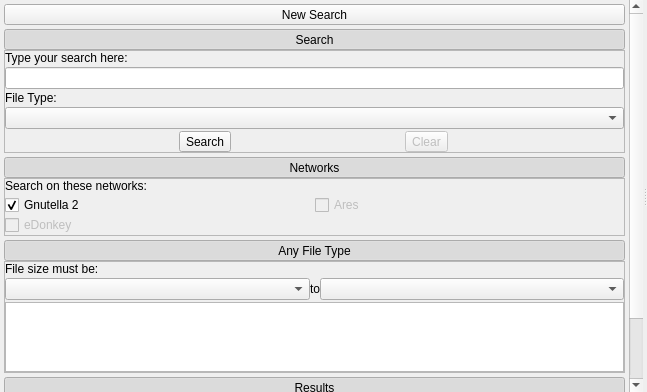
<?xml version="1.0" encoding="UTF-8"?>
<ui version="4.0">
 <class>WidgetSearch</class>
 <widget class="QWidget" name="WidgetSearch">
  <property name="geometry">
   <rect>
    <x>0</x>
    <y>0</y>
    <width>647</width>
    <height>392</height>
   </rect>
  </property>
  <property name="windowTitle">
   <string>Form</string>
  </property>
  <layout class="QVBoxLayout" name="verticalLayout">
   <property name="spacing">
    <number>0</number>
   </property>
   <property name="margin">
    <number>0</number>
   </property>
   <item>
    <widget class="QSplitter" name="splitterSearch">
     <property name="contextMenuPolicy">
      <enum>Qt::CustomContextMenu</enum>
     </property>
     <property name="orientation">
      <enum>Qt::Horizontal</enum>
     </property>
     <widget class="QFrame" name="frameSearchSidebar">
      <property name="frameShape">
       <enum>QFrame::NoFrame</enum>
      </property>
      <property name="frameShadow">
       <enum>QFrame::Raised</enum>
      </property>
      <layout class="QGridLayout" name="gridLayout_20">
       <property name="margin">
        <number>0</number>
       </property>
       <property name="spacing">
        <number>0</number>
       </property>
       <item row="0" column="0">
        <widget class="QScrollArea" name="scrollAreaSearchSidebar">
         <property name="frameShape">
          <enum>QFrame::NoFrame</enum>
         </property>
         <property name="horizontalScrollBarPolicy">
          <enum>Qt::ScrollBarAsNeeded</enum>
         </property>
         <property name="widgetResizable">
          <bool>true</bool>
         </property>
         <widget class="QFrame" name="frameSearchSidebarContents">
          <property name="geometry">
           <rect>
            <x>0</x>
            <y>-171</y>
            <width>627</width>
            <height>563</height>
           </rect>
          </property>
          <layout class="QGridLayout" name="gridLayout_19">
           <property name="margin">
            <number>4</number>
           </property>
           <property name="spacing">
            <number>4</number>
           </property>
           <item row="0" column="0">
            <widget class="QToolButton" name="toolButtonNewSearch">
             <property name="sizePolicy">
              <sizepolicy hsizetype="MinimumExpanding" vsizetype="Fixed">
               <horstretch>0</horstretch>
               <verstretch>0</verstretch>
              </sizepolicy>
             </property>
             <property name="text">
              <string>New Search</string>
             </property>
             <property name="icon">
              <iconset resource="../Resource.qrc">
               <normaloff>:/Resource/Generic/NewSearch.png</normaloff>:/Resource/Generic/NewSearch.png</iconset>
             </property>
             <property name="iconSize">
              <size>
               <width>20</width>
               <height>20</height>
              </size>
             </property>
             <property name="toolButtonStyle">
              <enum>Qt::ToolButtonTextBesideIcon</enum>
             </property>
            </widget>
           </item>
           <item row="9" column="0">
            <layout class="QGridLayout" name="gridLayoutSearchResultsTask">
             <property name="spacing">
              <number>0</number>
             </property>
             <item row="0" column="0">
              <widget class="QToolButton" name="toolButtonSearchResultsTaskHeader">
               <property name="sizePolicy">
                <sizepolicy hsizetype="Expanding" vsizetype="Fixed">
                 <horstretch>0</horstretch>
                 <verstretch>0</verstretch>
                </sizepolicy>
               </property>
               <property name="text">
                <string>Results</string>
               </property>
               <property name="icon">
                <iconset resource="../Resource.qrc">
                 <normaloff>:/Resource/Network/BrowseStatistics.png</normaloff>:/Resource/Network/BrowseStatistics.png</iconset>
               </property>
               <property name="iconSize">
                <size>
                 <width>20</width>
                 <height>20</height>
                </size>
               </property>
               <property name="checkable">
                <bool>true</bool>
               </property>
               <property name="checked">
                <bool>true</bool>
               </property>
               <property name="toolButtonStyle">
                <enum>Qt::ToolButtonTextBesideIcon</enum>
               </property>
              </widget>
             </item>
             <item row="1" column="0">
              <widget class="QFrame" name="frameSearchResultsTask">
               <property name="frameShape">
                <enum>QFrame::StyledPanel</enum>
               </property>
               <property name="frameShadow">
                <enum>QFrame::Sunken</enum>
               </property>
               <layout class="QGridLayout" name="gridLayout_27">
                <property name="horizontalSpacing">
                 <number>0</number>
                </property>
                <property name="verticalSpacing">
                 <number>2</number>
                </property>
                <property name="margin">
                 <number>0</number>
                </property>
                <item row="1" column="0">
                 <widget class="QLabel" name="labelSearchResultsSearchingHeader">
                  <property name="font">
                   <font>
                    <pointsize>10</pointsize>
                    <weight>75</weight>
                    <bold>true</bold>
                   </font>
                  </property>
                  <property name="text">
                   <string>Searching:</string>
                  </property>
                 </widget>
                </item>
                <item row="3" column="0">
                 <widget class="QLabel" name="labelSearchResultsFoundHeader">
                  <property name="font">
                   <font>
                    <pointsize>10</pointsize>
                    <weight>75</weight>
                    <bold>true</bold>
                   </font>
                  </property>
                  <property name="text">
                   <string>Found:</string>
                  </property>
                 </widget>
                </item>
                <item row="2" column="0">
                 <widget class="QLabel" name="labelSearchResultsSearching">
                  <property name="text">
                   <string>Not Currently Searching</string>
                  </property>
                 </widget>
                </item>
                <item row="4" column="0">
                 <widget class="QLabel" name="labelSearchResultsFound">
                  <property name="text">
                   <string>No Files Found</string>
                  </property>
                 </widget>
                </item>
               </layout>
              </widget>
             </item>
            </layout>
           </item>
           <item row="6" column="0">
            <layout class="QGridLayout" name="gridLayoutSearchFiletypeTask">
             <property name="spacing">
              <number>0</number>
             </property>
             <item row="0" column="0">
              <widget class="QToolButton" name="toolButtonSearchFiletypeTaskHeader">
               <property name="sizePolicy">
                <sizepolicy hsizetype="Expanding" vsizetype="Fixed">
                 <horstretch>0</horstretch>
                 <verstretch>0</verstretch>
                </sizepolicy>
               </property>
               <property name="text">
                <string>Any File Type</string>
               </property>
               <property name="icon">
                <iconset resource="../Resource.qrc">
                 <normaloff>:/Resource/Generic/Search.png</normaloff>:/Resource/Generic/Search.png</iconset>
               </property>
               <property name="iconSize">
                <size>
                 <width>20</width>
                 <height>20</height>
                </size>
               </property>
               <property name="checkable">
                <bool>true</bool>
               </property>
               <property name="checked">
                <bool>true</bool>
               </property>
               <property name="toolButtonStyle">
                <enum>Qt::ToolButtonTextBesideIcon</enum>
               </property>
              </widget>
             </item>
             <item row="1" column="0">
              <widget class="QFrame" name="frameSearchFiletypeTask">
               <property name="frameShape">
                <enum>QFrame::StyledPanel</enum>
               </property>
               <property name="frameShadow">
                <enum>QFrame::Sunken</enum>
               </property>
               <layout class="QGridLayout" name="gridLayout_25">
                <property name="horizontalSpacing">
                 <number>0</number>
                </property>
                <property name="verticalSpacing">
                 <number>2</number>
                </property>
                <property name="margin">
                 <number>0</number>
                </property>
                <item row="4" column="0">
                 <layout class="QGridLayout" name="gridLayoutSearchSize">
                  <item row="0" column="0">
                   <widget class="QComboBox" name="comboBoxSearchSizeMin">
                    <property name="sizePolicy">
                     <sizepolicy hsizetype="Expanding" vsizetype="Fixed">
                      <horstretch>0</horstretch>
                      <verstretch>0</verstretch>
                     </sizepolicy>
                    </property>
                   </widget>
                  </item>
                  <item row="0" column="1">
                   <widget class="QLabel" name="labelSearchSizeTo">
                    <property name="text">
                     <string>to</string>
                    </property>
                   </widget>
                  </item>
                  <item row="0" column="2">
                   <widget class="QComboBox" name="comboBoxSearchSizeMax">
                    <property name="sizePolicy">
                     <sizepolicy hsizetype="Expanding" vsizetype="Fixed">
                      <horstretch>0</horstretch>
                      <verstretch>0</verstretch>
                     </sizepolicy>
                    </property>
                   </widget>
                  </item>
                 </layout>
                </item>
                <item row="2" column="0">
                 <widget class="QLabel" name="labelSearchSize">
                  <property name="text">
                   <string>File size must be:</string>
                  </property>
                 </widget>
                </item>
                <item row="5" column="0">
                 <widget class="QListView" name="listViewSearchFiletype">
                  <property name="alternatingRowColors">
                   <bool>true</bool>
                  </property>
                 </widget>
                </item>
               </layout>
              </widget>
             </item>
            </layout>
           </item>
           <item row="4" column="0">
            <layout class="QGridLayout" name="gridLayoutSearchNetworksTask">
             <property name="spacing">
              <number>0</number>
             </property>
             <item row="0" column="0">
              <widget class="QToolButton" name="toolButtonSearchNetworksTaskHeader">
               <property name="sizePolicy">
                <sizepolicy hsizetype="Expanding" vsizetype="Fixed">
                 <horstretch>0</horstretch>
                 <verstretch>0</verstretch>
                </sizepolicy>
               </property>
               <property name="text">
                <string>Networks</string>
               </property>
               <property name="icon">
                <iconset resource="../Resource.qrc">
                 <normaloff>:/Resource/Network/Network.png</normaloff>:/Resource/Network/Network.png</iconset>
               </property>
               <property name="iconSize">
                <size>
                 <width>20</width>
                 <height>20</height>
                </size>
               </property>
               <property name="checkable">
                <bool>true</bool>
               </property>
               <property name="checked">
                <bool>true</bool>
               </property>
               <property name="toolButtonStyle">
                <enum>Qt::ToolButtonTextBesideIcon</enum>
               </property>
              </widget>
             </item>
             <item row="1" column="0">
              <widget class="QFrame" name="frameSearchNetworksTask">
               <property name="frameShape">
                <enum>QFrame::StyledPanel</enum>
               </property>
               <property name="frameShadow">
                <enum>QFrame::Sunken</enum>
               </property>
               <layout class="QGridLayout" name="gridLayout_23">
                <property name="horizontalSpacing">
                 <number>0</number>
                </property>
                <property name="verticalSpacing">
                 <number>2</number>
                </property>
                <property name="margin">
                 <number>0</number>
                </property>
                <item row="1" column="0">
                 <widget class="QLabel" name="labelSearchNetworks">
                  <property name="text">
                   <string>Search on these networks:</string>
                  </property>
                 </widget>
                </item>
                <item row="2" column="0">
                 <layout class="QGridLayout" name="gridLayoutSearchNetworks">
                  <item row="0" column="0">
                   <widget class="QCheckBox" name="checkBoxSearchGnutella2">
                    <property name="text">
                     <string>Gnutella 2</string>
                    </property>
                    <property name="icon">
                     <iconset resource="../Resource.qrc">
                      <normaloff>:/Resource/Networks/Gnutella2.png</normaloff>:/Resource/Networks/Gnutella2.png</iconset>
                    </property>
                    <property name="checked">
                     <bool>true</bool>
                    </property>
                   </widget>
                  </item>
                  <item row="0" column="1">
                   <widget class="QCheckBox" name="checkBoxSearchAres">
                    <property name="enabled">
                     <bool>false</bool>
                    </property>
                    <property name="text">
                     <string>Ares</string>
                    </property>
                    <property name="icon">
                     <iconset resource="../Resource.qrc">
                      <normaloff>:/Resource/Networks/Ares.png</normaloff>:/Resource/Networks/Ares.png</iconset>
                    </property>
                   </widget>
                  </item>
                  <item row="1" column="0">
                   <widget class="QCheckBox" name="checkBoxSearchEDonkey">
                    <property name="enabled">
                     <bool>false</bool>
                    </property>
                    <property name="text">
                     <string>eDonkey</string>
                    </property>
                    <property name="icon">
                     <iconset resource="../Resource.qrc">
                      <normaloff>:/Resource/Networks/EDonkey.png</normaloff>:/Resource/Networks/EDonkey.png</iconset>
                    </property>
                   </widget>
                  </item>
                 </layout>
                </item>
               </layout>
              </widget>
             </item>
            </layout>
           </item>
           <item row="1" column="0">
            <layout class="QGridLayout" name="gridLayoutSearchTask">
             <property name="spacing">
              <number>0</number>
             </property>
             <item row="0" column="0">
              <widget class="QToolButton" name="toolButtonSearchTaskHeader">
               <property name="sizePolicy">
                <sizepolicy hsizetype="Expanding" vsizetype="Fixed">
                 <horstretch>0</horstretch>
                 <verstretch>0</verstretch>
                </sizepolicy>
               </property>
               <property name="text">
                <string>Search</string>
               </property>
               <property name="icon">
                <iconset resource="../Resource.qrc">
                 <normaloff>:/Resource/Generic/Search.png</normaloff>:/Resource/Generic/Search.png</iconset>
               </property>
               <property name="iconSize">
                <size>
                 <width>20</width>
                 <height>20</height>
                </size>
               </property>
               <property name="checkable">
                <bool>true</bool>
               </property>
               <property name="checked">
                <bool>true</bool>
               </property>
               <property name="toolButtonStyle">
                <enum>Qt::ToolButtonTextBesideIcon</enum>
               </property>
              </widget>
             </item>
             <item row="1" column="0">
              <widget class="QFrame" name="frameSearchTask">
               <property name="maximumSize">
                <size>
                 <width>16777215</width>
                 <height>160</height>
                </size>
               </property>
               <property name="frameShape">
                <enum>QFrame::StyledPanel</enum>
               </property>
               <property name="frameShadow">
                <enum>QFrame::Sunken</enum>
               </property>
               <layout class="QGridLayout" name="gridLayout_21">
                <property name="horizontalSpacing">
                 <number>0</number>
                </property>
                <property name="verticalSpacing">
                 <number>2</number>
                </property>
                <property name="margin">
                 <number>0</number>
                </property>
                <item row="1" column="0" colspan="2">
                 <widget class="QLabel" name="labelSearch">
                  <property name="text">
                   <string>Type your search here:</string>
                  </property>
                 </widget>
                </item>
                <item row="2" column="0" colspan="2">
                 <widget class="QLineEdit" name="lineEditSearch"/>
                </item>
                <item row="3" column="0" colspan="2">
                 <widget class="QLabel" name="labelSearchFileType">
                  <property name="text">
                   <string>File Type:</string>
                  </property>
                 </widget>
                </item>
                <item row="4" column="0" colspan="2">
                 <widget class="QComboBox" name="comboBoxSearchFileType">
                  <property name="sizePolicy">
                   <sizepolicy hsizetype="Preferred" vsizetype="Fixed">
                    <horstretch>0</horstretch>
                    <verstretch>0</verstretch>
                   </sizepolicy>
                  </property>
                 </widget>
                </item>
                <item row="5" column="0" colspan="2">
                 <layout class="QGridLayout" name="gridLayoutSearchTaskButtons">
                  <item row="0" column="0">
                   <widget class="QToolButton" name="toolButtonSearch">
                    <property name="text">
                     <string>Search</string>
                    </property>
                    <property name="icon">
                     <iconset resource="../Resource.qrc">
                      <normaloff>:/Resource/Generic/Search.png</normaloff>:/Resource/Generic/Search.png</iconset>
                    </property>
                    <property name="toolButtonStyle">
                     <enum>Qt::ToolButtonTextBesideIcon</enum>
                    </property>
                   </widget>
                  </item>
                  <item row="0" column="1">
                   <widget class="QToolButton" name="toolButtonSearchClear">
                    <property name="enabled">
                     <bool>false</bool>
                    </property>
                    <property name="text">
                     <string>Clear</string>
                    </property>
                    <property name="icon">
                     <iconset resource="../Resource.qrc">
                      <normaloff>:/Resource/Generic/Cancel.png</normaloff>:/Resource/Generic/Cancel.png</iconset>
                    </property>
                    <property name="toolButtonStyle">
                     <enum>Qt::ToolButtonTextBesideIcon</enum>
                    </property>
                   </widget>
                  </item>
                 </layout>
                </item>
               </layout>
              </widget>
             </item>
            </layout>
           </item>
           <item row="10" column="0">
            <spacer name="verticalSpacerSearchSidebar">
             <property name="orientation">
              <enum>Qt::Vertical</enum>
             </property>
             <property name="sizeHint" stdset="0">
              <size>
               <width>20</width>
               <height>0</height>
              </size>
             </property>
            </spacer>
           </item>
          </layout>
         </widget>
        </widget>
       </item>
      </layout>
     </widget>
     <widget class="QFrame" name="frameSearchResults">
      <property name="frameShape">
       <enum>QFrame::NoFrame</enum>
      </property>
      <property name="frameShadow">
       <enum>QFrame::Raised</enum>
      </property>
      <layout class="QVBoxLayout" name="verticalLayoutSearchResults">
       <property name="spacing">
        <number>0</number>
       </property>
       <property name="margin">
        <number>0</number>
       </property>
      </layout>
     </widget>
    </widget>
   </item>
  </layout>
 </widget>
 <resources>
  <include location="../Resource.qrc"/>
 </resources>
 <connections>
  <connection>
   <sender>toolButtonSearchTaskHeader</sender>
   <signal>toggled(bool)</signal>
   <receiver>frameSearchTask</receiver>
   <slot>setVisible(bool)</slot>
   <hints>
    <hint type="sourcelabel">
     <x>60</x>
     <y>32</y>
    </hint>
    <hint type="destinationlabel">
     <x>60</x>
     <y>55</y>
    </hint>
   </hints>
  </connection>
  <connection>
   <sender>toolButtonSearchNetworksTaskHeader</sender>
   <signal>toggled(bool)</signal>
   <receiver>frameSearchNetworksTask</receiver>
   <slot>setVisible(bool)</slot>
   <hints>
    <hint type="sourcelabel">
     <x>159</x>
     <y>160</y>
    </hint>
    <hint type="destinationlabel">
     <x>160</x>
     <y>183</y>
    </hint>
   </hints>
  </connection>
  <connection>
   <sender>toolButtonSearchFiletypeTaskHeader</sender>
   <signal>toggled(bool)</signal>
   <receiver>frameSearchFiletypeTask</receiver>
   <slot>setVisible(bool)</slot>
   <hints>
    <hint type="sourcelabel">
     <x>235</x>
     <y>254</y>
    </hint>
    <hint type="destinationlabel">
     <x>235</x>
     <y>277</y>
    </hint>
   </hints>
  </connection>
  <connection>
   <sender>toolButtonSearchResultsTaskHeader</sender>
   <signal>toggled(bool)</signal>
   <receiver>frameSearchResultsTask</receiver>
   <slot>setVisible(bool)</slot>
   <hints>
    <hint type="sourcelabel">
     <x>245</x>
     <y>397</y>
    </hint>
    <hint type="destinationlabel">
     <x>245</x>
     <y>420</y>
    </hint>
   </hints>
  </connection>
  <connection>
   <sender>lineEditSearch</sender>
   <signal>returnPressed()</signal>
   <receiver>toolButtonSearch</receiver>
   <slot>click()</slot>
   <hints>
    <hint type="sourcelabel">
     <x>172</x>
     <y>82</y>
    </hint>
    <hint type="destinationlabel">
     <x>188</x>
     <y>137</y>
    </hint>
   </hints>
  </connection>
 </connections>
</ui>
